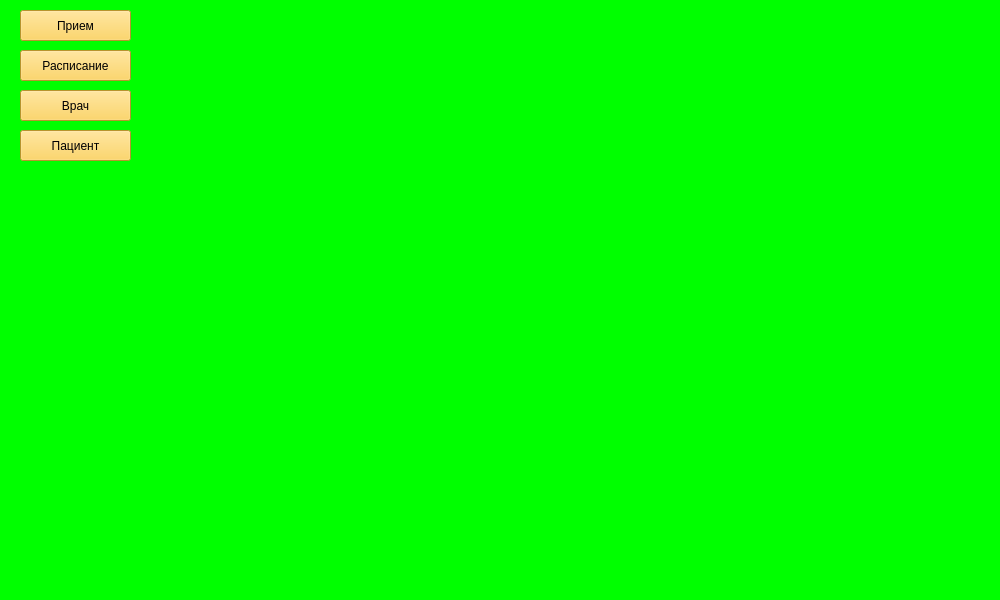
<?xml version="1.0" encoding="UTF-8"?>
<ui version="4.0">
 <class>MainWindow</class>
 <widget class="QMainWindow" name="MainWindow">
  <property name="geometry">
   <rect>
    <x>0</x>
    <y>0</y>
    <width>1000</width>
    <height>600</height>
   </rect>
  </property>
  <property name="minimumSize">
   <size>
    <width>1000</width>
    <height>600</height>
   </size>
  </property>
  <property name="maximumSize">
   <size>
    <width>1000</width>
    <height>600</height>
   </size>
  </property>
  <property name="sizeIncrement">
   <size>
    <width>1000</width>
    <height>800</height>
   </size>
  </property>
  <property name="baseSize">
   <size>
    <width>1000</width>
    <height>600</height>
   </size>
  </property>
  <property name="windowTitle">
   <string>Vehicles</string>
  </property>
  <property name="styleSheet">
   <string notr="true">

background-color: rgb(0, 255, 0);
font: 75 12pt &quot;Fixedsys&quot;;
</string>
  </property>
  <widget class="QWidget" name="centralwidget">
   <widget class="QPushButton" name="AccidentsBtn">
    <property name="geometry">
     <rect>
      <x>20</x>
      <y>10</y>
      <width>111</width>
      <height>31</height>
     </rect>
    </property>
    <property name="styleSheet">
     <string notr="true">background-color: rgb(255, 207, 64);
</string>
    </property>
    <property name="text">
     <string>Прием</string>
    </property>
   </widget>
   <widget class="QPushButton" name="DriversBtn">
    <property name="geometry">
     <rect>
      <x>20</x>
      <y>50</y>
      <width>111</width>
      <height>31</height>
     </rect>
    </property>
    <property name="styleSheet">
     <string notr="true">background-color: rgb(255, 207, 64);
</string>
    </property>
    <property name="text">
     <string>Расписание</string>
    </property>
   </widget>
   <widget class="QPushButton" name="FuelBtn">
    <property name="geometry">
     <rect>
      <x>20</x>
      <y>90</y>
      <width>111</width>
      <height>31</height>
     </rect>
    </property>
    <property name="styleSheet">
     <string notr="true">background-color: rgb(255, 207, 64);
</string>
    </property>
    <property name="text">
     <string>Врач</string>
    </property>
   </widget>
   <widget class="QPushButton" name="InspectionsBtn">
    <property name="geometry">
     <rect>
      <x>20</x>
      <y>130</y>
      <width>111</width>
      <height>31</height>
     </rect>
    </property>
    <property name="styleSheet">
     <string notr="true">background-color: rgb(255, 207, 64);
</string>
    </property>
    <property name="text">
     <string>Пациент</string>
    </property>
   </widget>
  </widget>
 </widget>
 <resources/>
 <connections/>
</ui>
